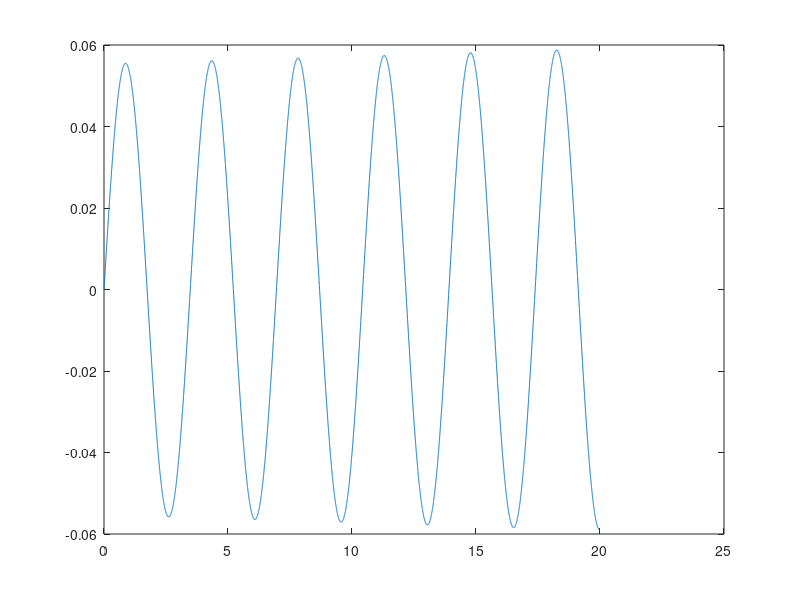

Here is the MATLAB script that generated this plot: (Note: this script raises an error after producing the figure.)
%Brian Lui
%MAE 5730- Intermediate Dynamics
%HW due 8/30/18

clear all;
close all;

%1. ODE & animation practice. 
%Take a simple set of ODEs. Use a set you like,e.g.,
%harmonic oscillator, non-linear pendulum, the Lorentz system (look it up on the
%internet). Solve these numerically 3 ways (see below), and understand the accuracy.
%The goal is that, by the time you hand in the homework, you can write and debug
%the assignment on your own without looking up anything (outside of trivial syntax
%things).

%I'm going to use a non-linear pendulum
%Equation of motion: thetaDoubleDot + (g/L)sin(theta) = 0

%Part a.
%Method 1: as simply as possible, without ODE45, calling functions or anything
%like that. A single function or script with no function calls (ok, plotting calls
%are ok).

%Constants
g = 9.8;        %[m/s^2]    Gravity
L = 3;          %[m]        Length of pendulum
dur = 20;       %[s]
npoints = 10001;
dt = dur/npoints;   %Timestep size
tspan = linspace(0,dur,npoints);

%initializing the variables of interest
time = zeros(npoints+1,1);
theta = zeros(npoints+1,1);
thetaDot = zeros(npoints+1,1);
thetaDoubleDot = zeros(npoints+1,1);

%initial conditions
theta(1) = 0; 
thetaDot(1) = 0.1;

%getting the values of the theta after every time step
for i = 1:npoints
    thetaDoubleDot(i) = -g/L *sin(theta(i));
    time(i+1) = time(i) + dt;
    theta(i+1) = theta(i) + thetaDot(i)*dt;
    thetaDot(i+1) = thetaDot(i) + thetaDoubleDot(i)*dt;
end

figure(1)
plot(time, theta)



%Part b.
%With your own Euler solver function. Your main program should call your Euler
%solver. Your Euler solver should call a RHS (Right Hand Side) function.

%Uses constants from part a. Puts it in parameters of structure p. 
p.g = g;
p.L = L;
timeSpan.dur = 20;
timeSpan.npoints = 1001;

%initial conditions
theta0 = 0; 
thetaDot0 = 0.1;
z0 = [theta0; thetaDot0];

%does both part b and d
figure(2);
nPointsArray = [2, 11, 101, 1001, 10001, 100001];
for n = 1:length(nPointsArray)
    timeSpan.npoints = nPointsArray(n);
    [tArray, zArray] = eulermethod(timeSpan,z0,p);
    thetaArray = zArray(:,1);
    subplot(2,3,n);
    plot(tArray, thetaArray);
    title(['Subplot ', num2str(n), ': ', num2str(nPointsArray(n)), ' points']);
end



%Part c. With ODE45
%Uses the parameters from part a/b, the rhs equation from b
figure(3);
tolerances = [1e-10 1e-8 1e-6 1e-4 1e-2 1];
for i = 1:length(tolerances)
    relTol = tolerances(i);
    absTol = tolerances(i);
    options = odeset('RelTol', relTol,'AbsTol', absTol);

    f = @(t,z)  rhs(z,p); 
    [tArrayODE45, zArrayODE45] = ode45(f, tspan, z0, options);
    thetaArrayODE45 = zArrayODE45(:,1);
    
    subplot(2,3,i);
    plot(tArrayODE45, thetaArrayODE45);
    titleString = ['Relative and Absolute tolerance of ', num2str(tolerances(i))];
    title(titleString);
end


%Part d.
%Using (b) solve the equations many times with progressively smaller step size,
%down to the smallest size you have patience for, and up to the largest size that
%isn't crazy. As sensibly as possible, compare the results and use that comparison
%to estimate the accuracy of each solution. You should be able to find a method
%to estimate the accuracy of a numerical solution even without knowing the exact
%solution.

%I looped through various step sizes and plotted them in part b. The smaller
%the step size, the more accurate the graph was. If you increase the number
%of points but the graph of the solution does not noticeably change, then
%you can say with a relatively high degree of certainty that the numerical
%solution is correct.



%Part e.
%Using ODE45, solve the equations with various accuracies (use 'reltol' and 'ab-
%stol'). Does Matlab do a good job of estimating its own accuracy? Use suitable
%plots to make your point.

%Matlab does a pretty good job estimating its own accuracy. Even with large
%tolerances, it does a good job plotting the harmonic function.




function [tArray, zArray] = eulermethod(timeSpan, z0, p)
%for this function, need to pass in information about:
%time to create tArray
%initial theta and thetaDot condtion within z0
%p for other relevant parameters
%this function is used in part (b)

    dur = timeSpan.dur;
    npoints = timeSpan.npoints;
    tArray = linspace(0, dur, npoints);
    dt = dur/npoints;
    
    zArray = zeros(npoints, 2);
    zArray(1,:) = z0;
    
    for i = 1:(npoints-1)
        zArray(i+1,:) = zArray(i,:) + dt*rhs(zArray(i,:),p)';
        %the next element is the current element * change in time
    end
end


function zdot = rhs(z,p)
   g = p.g;
   L = p.L;
   theta = z(1);
   thetaDot = z(2);
   
   thetaDoubleDot = -g/L * sin(theta);
   zdot = [thetaDot; thetaDoubleDot];
end
